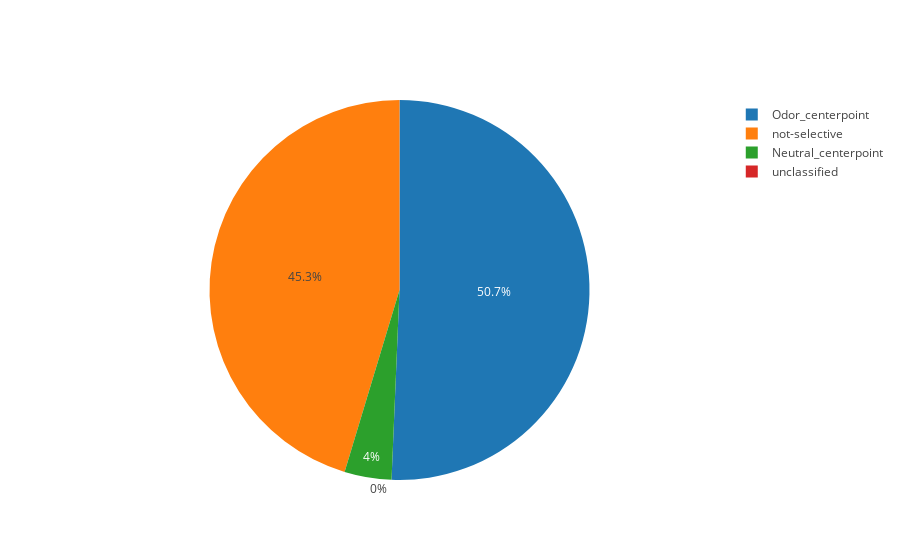

The notebook cell saved with this chart:
### Code cell
popp_selective_neurons = deep_classify(drd87_classified_neurons, popp_real_diff_vals)
plot_pie_chart(popp_selective_neurons, "Odor_centerpoint", "Neutral_centerpoint", "not-selective", "unclassified")

### Figure 1 — Plotly figure (JSON) as saved in the notebook; plotly's stock layout.template omitted (floating-point values rounded to 4 significant figures)
{"data": [{"labels": ["Odor_centerpoint", "Neutral_centerpoint", "not-selective", "unclassified"], "type": "pie", "uid": "a1c823", "values": [38, 3, 34, 0]}], "layout": {"autosize": true}}
